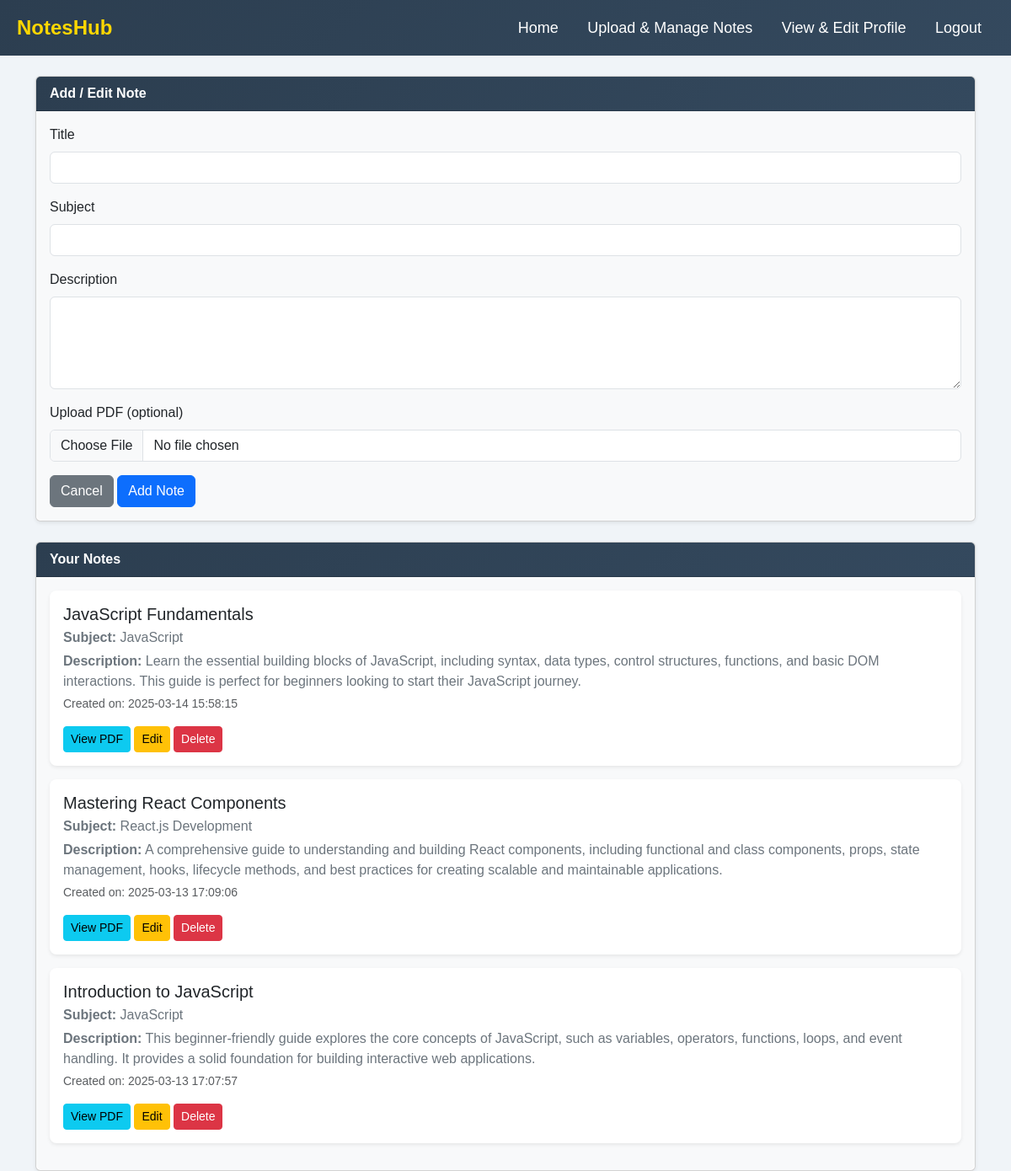
Screenshot of /userpannel/uploadnotes.php (signed in) with the database file from the repository.
### tables this page shows
CREATE TABLE `notes` (
  `id` int(11) NOT NULL,
  `user_id` int(11) NOT NULL,
  `notes_title` varchar(255) NOT NULL,
  `notes_subject` varchar(255) NOT NULL,
  `description` text NOT NULL,
  `pdf` varchar(255) DEFAULT NULL,
  `view_count` int(11) DEFAULT 0,
  `dwnld_count` int(11) DEFAULT 0,
  `created_at` timestamp NOT NULL DEFAULT current_timestamp(),
  `download_count` int(11) DEFAULT 0
);

### userpannel/uploadnotes.php (the view, shortened to what this page needs)
<?php
require '../db/db.php';
$user_id = $_SESSION["user_id"];
$stmt = $conn->prepare("SELECT * FROM notes WHERE user_id = ? ORDER BY created_at DESC");
$stmt->bind_param("i", $user_id);
$stmt->execute();
$result = $stmt->get_result();
?>
<!DOCTYPE html>
<html lang="en">
<head>
    <link rel="stylesheet" href="https://cdn.jsdelivr.net/npm/bootstrap@5.3.0/dist/css/bootstrap.min.css">
</head>
<body>
    <div class="navbar">
        <div class="logo">NotesHub</div>
        <div>
            <a href="./dashboard.php">Home</a>
            <a href="./uploadnotes.php">Upload & Manage Notes</a>
            <a href="./profile.php">View & Edit Profile</a>
            <a href="./logout.php">Logout</a>
        </div>
    </div>
    <div class="container mt-4">
        <div class="card shadow-sm mb-4">
            <div class="card-header text-white" style="background: linear-gradient(135deg, #2c3e50, #34495e); font-weight: bold;">
                Add / Edit Note
            </div>
            <div class="card-body" style="background-color: #f8f9fa; border-radius: 0 0 8px 8px;">
                <form id="noteForm" method="POST" action="uploadnotes.php" enctype="multipart/form-data">
                    <div class="mb-3">
                        <label class="form-label">Title</label>
                        <input type="text" name="notes_title" id="notes_title" class="form-control" required>
                    </div>
                    <div class="mb-3">
                        <label class="form-label">Subject</label>
                        <input type="text" name="notes_subject" id="notes_subject" class="form-control" required>
                    </div>
                    <div class="mb-3">
                        <label class="form-label">Description</label>
                        <textarea name="description" id="description" class="form-control" rows="4" required></textarea>
                    </div>
                    <div class="mb-3">
                        <label class="form-label">Upload PDF (optional)</label>
                        <input type="file" name="pdf_file" class="form-control" accept=".pdf">
                    </div>
                    <button type="button" id="cancel_button" class="btn btn-secondary" onclick="resetForm()">Cancel</button>
                    <button type="submit" name="add_note" id="submit_button" class="btn btn-primary">
                        Add Note
                    </button>
                </form>
            </div>
        </div>
        <div class="card shadow-sm">
            <div class="card-header text-white" style="background: linear-gradient(135deg, #2c3e50, #34495e); font-weight: bold;">
                Your Notes
            </div>
            <div class="card-body" style="background-color: #f8f9fa; border-radius: 0 0 8px 8px;">
                <?php while ($note = $result->fetch_assoc()) : ?>
                    <div class="list-group-item list-group-item-action mb-3 shadow-sm p-3" style="border-radius: 8px; background: white;">
                        <h5 class="mb-1 text-dark"><?php echo htmlspecialchars($note['notes_title']); ?></h5>
                        <p class="mb-1 text-secondary"><strong>Subject:</strong> <?php echo htmlspecialchars($note['notes_subject']); ?></p>
                        <p class="mb-1 text-secondary"><strong>Description:</strong> <?php echo htmlspecialchars($note['description']); ?></p>
                        <p class="small text-muted">Created on: <?php echo $note['created_at']; ?></p>
                        <?php if (!empty($note['pdf'])) : ?>
                            <a href="uploads/<?php echo $note['pdf']; ?>"
                                class="btn btn-info btn-sm"
                                target="_blank"
                                rel="noopener noreferrer">
                                View PDF
                            </a>
                        <?php endif; ?>
                        <button class="btn btn-warning btn-sm" onclick="editNote(
                        '<?php echo $note['id']; ?>',
                        '<?php echo addslashes($note['notes_title']); ?>',
                        '<?php echo addslashes($note['notes_subject']); ?>',
                        '<?php echo addslashes($note['description']); ?>',
                        '<?php echo addslashes($note['pdf']); ?>'
                    )">Edit</button>
                        <a href="uploadnotes.php?delete=<?php echo $note['id']; ?>" class="btn btn-danger btn-sm" onclick="return confirm('Are you sure?')">Delete</a>
                    </div>
                <?php endwhile; ?>
            </div>
        </div>
    </div>
</body>
</html>

### userpannel/uploadnotes.php (style rules this page uses)
body { margin: 0; font-family: 'Arial', sans-serif; background-color: #f0f4f8; color: #333; }
a { text-decoration: none; color: inherit; }
.navbar { background: linear-gradient(135deg, #2c3e50, #34495e); padding: 15px 20px; display: flex; justify-content: space-between; align-items: center; color: white; position: sticky; top: 0; z-index: 1000; transition: all 0.3s ease-in-out; }
.navbar a { color: white; text-decoration: none; margin: 0 15px; font-size: 18px; transition: color 0.3s, transform 0.3s; }
.navbar .logo { font-size: 24px; font-weight: bold; color: #ffd700; }

### rows the page displays
notes: notes_title "JavaScript Fundamentals", notes_subject "JavaScript", description "Learn the essential building blocks of JavaScript, including syntax, data types, control structures, functions, and basic DOM interactions. This guide is perfect for beginners looking to start their JavaScript journey.", created_at "2025-03-14 15:58:15"
notes: notes_title "Mastering React Components", notes_subject "React.js Development", description "A comprehensive guide to understanding and building React components, including functional and class components, props, state management, hooks, lifecycle methods, and best practices for creating scalable and maintainable applications.", created_at "2025-03-13 17:09:06"
notes: notes_title "Introduction to JavaScript", notes_subject "JavaScript", description "This beginner-friendly guide explores the core concepts of JavaScript, such as variables, operators, functions, loops, and event handling. It provides a solid foundation for building interactive web applications.", created_at "2025-03-13 17:07:57"
